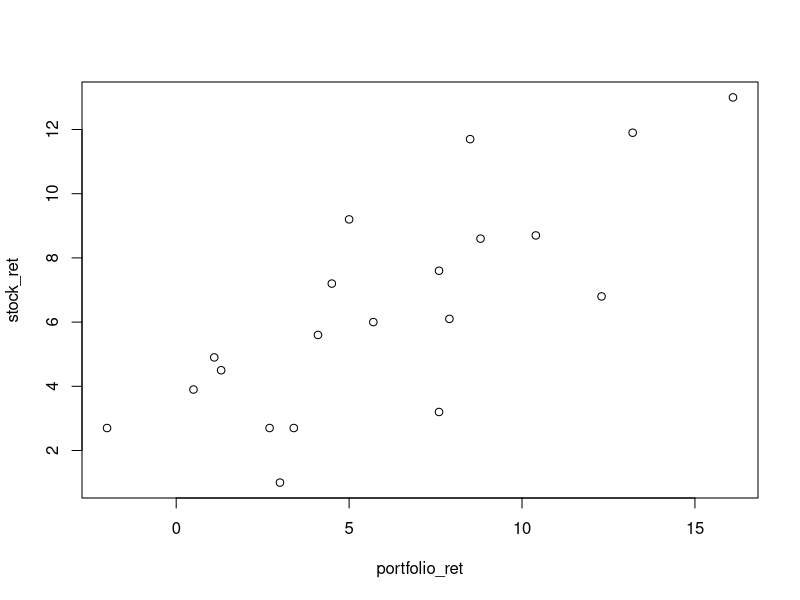
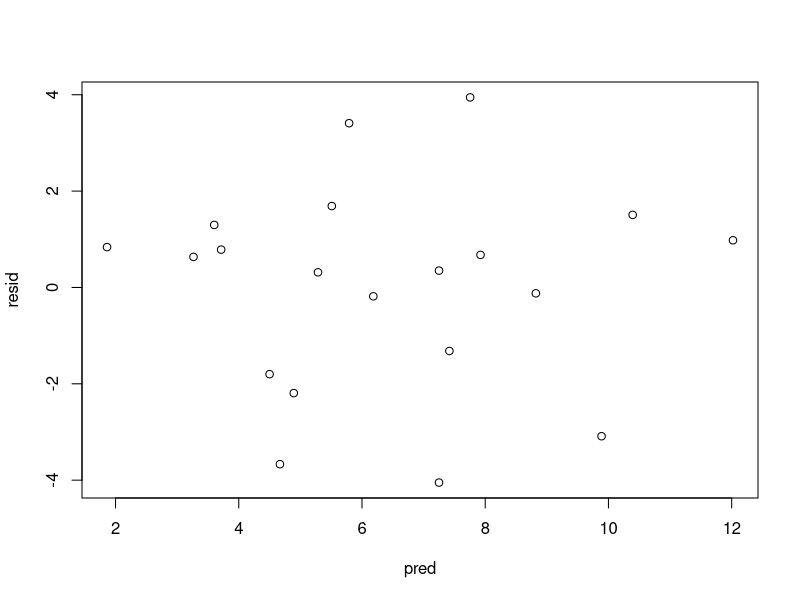
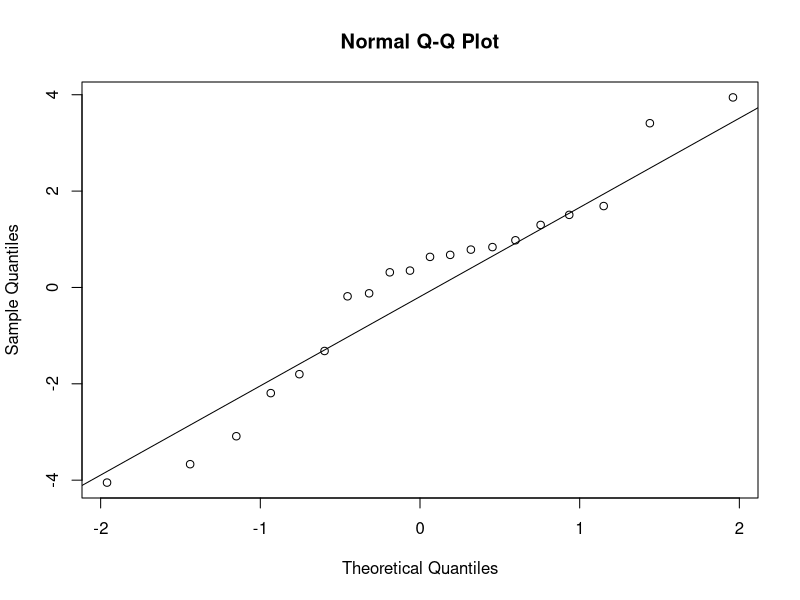
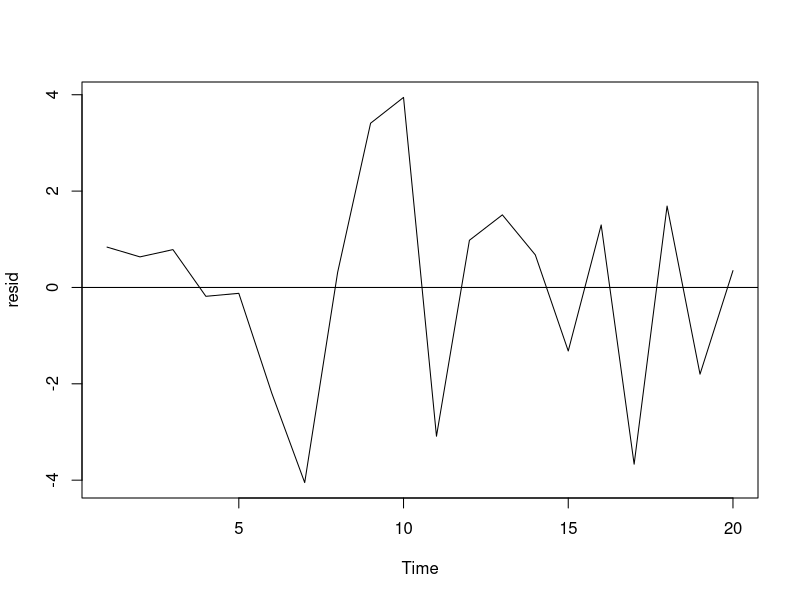

Recreate these plots in R, in order. (Note: this script raises an error after producing the figures.)
Ret <- read.table("Portfolio_Return.txt")

plot(stock_ret ~ portfolio_ret, data = Ret)

mod1 <- lm(stock_ret ~ portfolio_ret, data = Ret)

resid <- mod1$resid
pred <- predict(mod1)

plot(resid ~ pred)

qqnorm(resid)
qqline(resid)

plot.ts(resid)
abline(h = 0)

#***********************************


bank <- read.table("bank.txt", header = TRUE)
mod <- lm(SALBEG ~ SEX + JOBCAT, data = bank)

res <- mod$resid
y_hat <- predict(mod)

# Assumption 1
plot(res ~ bank$SEX)
plot(res ~ bank$JOBCAT)

# Assumption 2
plot(res ~ y_hat)

# Assumption 3
qqnorm(res)
qqline(res)


